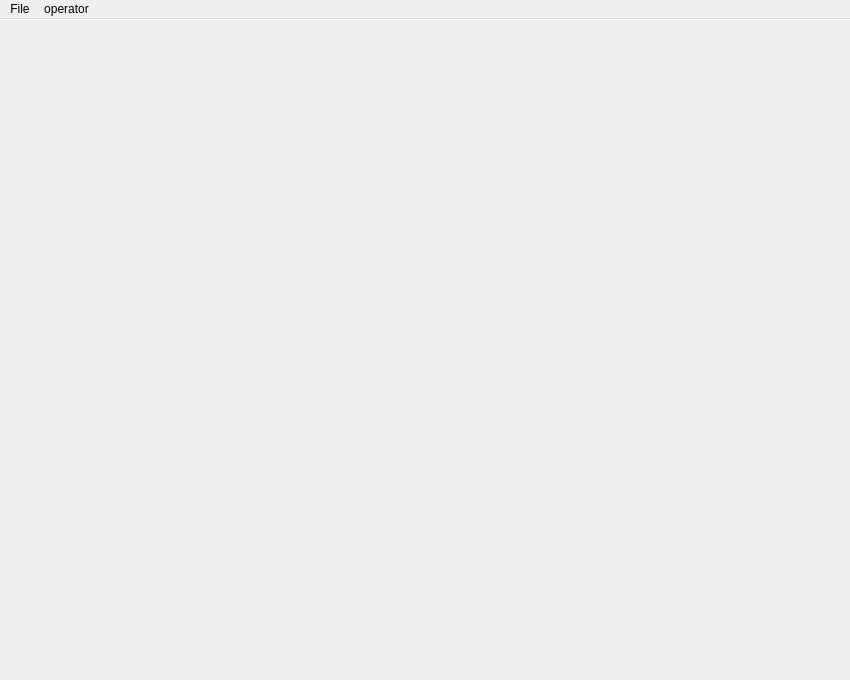
<?xml version="1.0" encoding="UTF-8"?>
<ui version="4.0">
 <class>DataMangerClass</class>
 <widget class="QMainWindow" name="DataMangerClass">
  <property name="geometry">
   <rect>
    <x>0</x>
    <y>0</y>
    <width>850</width>
    <height>680</height>
   </rect>
  </property>
  <property name="windowTitle">
   <string>DataManger</string>
  </property>
  <property name="windowIcon">
   <iconset resource="../DataManager.qrc">
    <normaloff>:/DataManger/Data/image/calendar.png</normaloff>:/DataManger/Data/image/calendar.png</iconset>
  </property>
  <widget class="QWidget" name="centralWidget">
   <property name="styleSheet">
    <string notr="true">QWidget#centralWidget
{
	border-top: 1px solid white;
}
</string>
   </property>
   <layout class="QVBoxLayout" name="verticalLayout">
    <property name="spacing">
     <number>0</number>
    </property>
    <property name="leftMargin">
     <number>0</number>
    </property>
    <property name="topMargin">
     <number>0</number>
    </property>
    <property name="rightMargin">
     <number>0</number>
    </property>
    <property name="bottomMargin">
     <number>0</number>
    </property>
    <item>
     <widget class="lyMainWidget" name="widget" native="true">
      <property name="minimumSize">
       <size>
        <width>0</width>
        <height>40</height>
       </size>
      </property>
      <property name="styleSheet">
       <string notr="true"/>
      </property>
      <layout class="QVBoxLayout" name="verticalLayout_2">
       <property name="spacing">
        <number>0</number>
       </property>
       <property name="leftMargin">
        <number>0</number>
       </property>
       <property name="topMargin">
        <number>0</number>
       </property>
       <property name="rightMargin">
        <number>0</number>
       </property>
       <property name="bottomMargin">
        <number>0</number>
       </property>
      </layout>
     </widget>
    </item>
   </layout>
  </widget>
  <widget class="QMenuBar" name="menuBar">
   <property name="geometry">
    <rect>
     <x>0</x>
     <y>0</y>
     <width>850</width>
     <height>26</height>
    </rect>
   </property>
   <widget class="QMenu" name="menuFile">
    <property name="title">
     <string>File</string>
    </property>
    <addaction name="actionopenFile"/>
    <addaction name="separator"/>
    <addaction name="actionsaveFile"/>
    <addaction name="separator"/>
    <addaction name="actionoutputFile"/>
   </widget>
   <widget class="QMenu" name="menuoperator">
    <property name="title">
     <string>operator</string>
    </property>
    <addaction name="actionEditMesTpye"/>
    <addaction name="actioneditMeetSite"/>
   </widget>
   <addaction name="menuFile"/>
   <addaction name="menuoperator"/>
  </widget>
  <action name="actionopenFile">
   <property name="icon">
    <iconset resource="../DataManager.qrc">
     <normaloff>:/DataManger/Data/image/openFile.png</normaloff>:/DataManger/Data/image/openFile.png</iconset>
   </property>
   <property name="text">
    <string>openFile</string>
   </property>
  </action>
  <action name="actionsaveFile">
   <property name="icon">
    <iconset resource="../DataManager.qrc">
     <normaloff>:/DataManger/Data/image/saveFile.png</normaloff>:/DataManger/Data/image/saveFile.png</iconset>
   </property>
   <property name="text">
    <string>saveFile</string>
   </property>
  </action>
  <action name="actionoutputFile">
   <property name="icon">
    <iconset resource="../DataManager.qrc">
     <normaloff>:/DataManger/Data/image/outputFile.png</normaloff>:/DataManger/Data/image/outputFile.png</iconset>
   </property>
   <property name="text">
    <string>outputFile</string>
   </property>
  </action>
  <action name="actionEditMesTpye">
   <property name="text">
    <string>editMesTpye</string>
   </property>
  </action>
  <action name="actioneditMeetSite">
   <property name="text">
    <string>editMeetSite</string>
   </property>
  </action>
 </widget>
 <layoutdefault spacing="6" margin="11"/>
 <customwidgets>
  <customwidget>
   <class>lyMainWidget</class>
   <extends>QWidget</extends>
   <header>lymainwidget.h</header>
   <container>1</container>
  </customwidget>
 </customwidgets>
 <resources>
  <include location="../DataManager.qrc"/>
 </resources>
 <connections/>
</ui>
